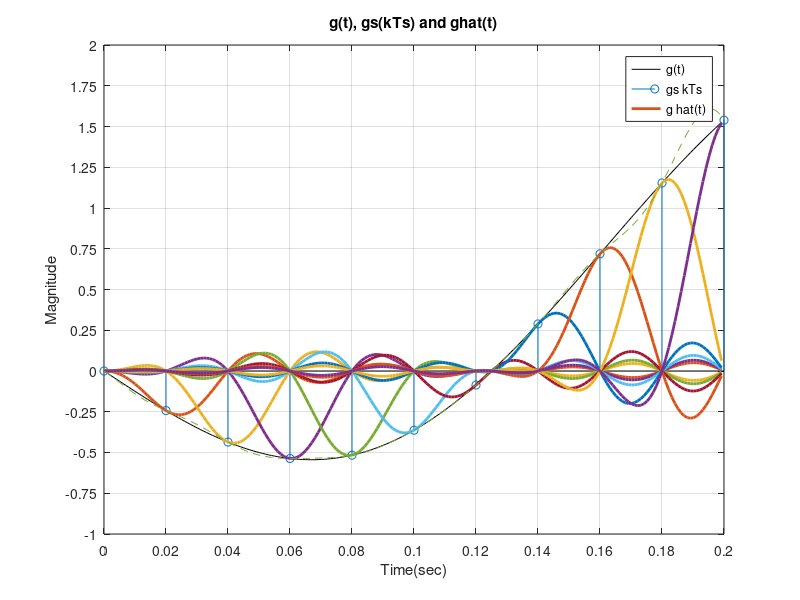

Source code (MATLAB):
% question1(c)
clc;
close all;

%Message signal
Am =1;   
fm1 = 1; 
fm2 = 3;  
t = 0:1/999:0.2;  
ym = Am*(sin(2*pi*fm1*t)-sin(2*pi*fm2*t));  


%impulse train
fs=50; 
T = 1/fs; 
y=zeros(size(T));
y(1:1:end)=1;

%sampled signal
g_kTs= y.*ym;

%summation of products
y1 = sinc(t*fs);
y2 = g_kTs.* y1;
plot(t,ym,'k');
hold on;

%plot(t,g_kTs);
t1 = 0:0.02:0.2;
temp=zeros(size(t1));
i=1;
for k=t1
    disp(i);
    temp(i) = Am*(sin(2*pi*fm1*k)-sin(2*pi*fm2*k));
    i=i+1;
end
stem(t1,temp);
hold on;

for k = 1:10
    y2 = y2 + g_kTs .* sinc((t/T) - k);
    y3 = g_kTs .* sinc((t/T) - k);
    plot(t,y3,'linewidth', 2);
    hold on;
end

plot(t,y2,"--");
hold off
title('g(t), gs(kTs) and ghat(t)');
xlabel('Time(sec)')
ylabel('Magnitude')
yticks([-2 -1.75 -1.5 -1.25 -1 -0.75 -0.5 -0.25 0 0.25 0.5 0.75 1 1.25 1.5 1.75 2]);
xticks([0 0.02 0.04 0.06 0.08 0.1 0.12 0.14 0.16 0.18 0.2]);
legend('g(t)','gs kTs','g hat(t)');
grid on;
